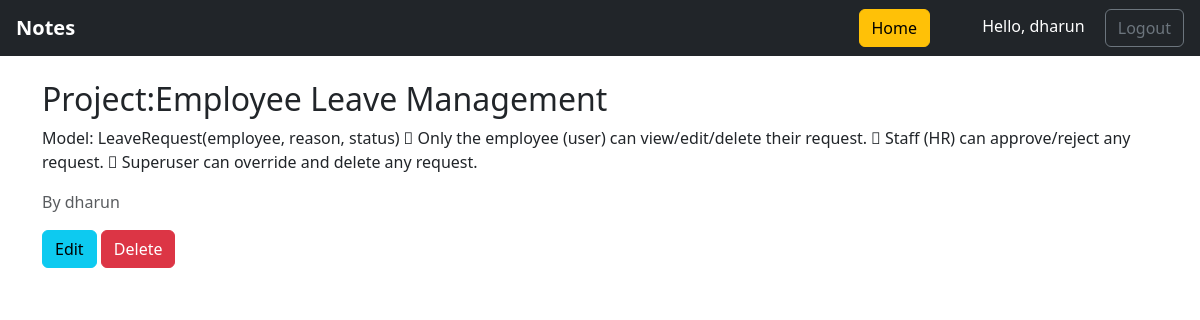
The app's page /notes/note/3/ (signed in) with its own data.
### notes/models.py (models this page shows, shortened)
class Note(models.Model):
    title = models.CharField(max_length=200)
    content = models.TextField()
    owner = models.ForeignKey(settings.AUTH_USER_MODEL, on_delete=models.CASCADE)

### notes/views.py (the view)
# urls.py: path('note/<int:pk>/', NoteDetailView.as_view(), name='note-detail'),
class NoteDetailView(LoginRequiredMixin, DetailView):
    model = Note
    template_name = "notes/note_detail.html"

### notes/templates/notes/note_detail.html
{% extends "notes/base.html" %}
{% block content %}
<h2>{{ note.title }}</h2>
<p>{{ note.content }}</p>
<p class="text-muted">By {{ note.owner.username }}</p>
{% if user == note.owner %}
  <a href="{% url 'note-edit' note.pk %}" class="btn btn-info">Edit</a>
  <a href="{% url 'note-delete' note.pk %}" class="btn btn-danger">Delete</a>
{% endif %}
{% endblock %}

### notes/templates/notes/base.html (shortened to what this page needs)
<!DOCTYPE html>
<html>
<head>
  <link rel="stylesheet" href="https://cdn.jsdelivr.net/npm/bootstrap@5.3.3/dist/css/bootstrap.min.css">
</head>
<body>
<nav class="navbar navbar-dark bg-dark mb-4 px-3">
  <a class="navbar-brand fw-bold" href="{% url 'note-list' %}">Notes</a>
  <div>
    {% if user.is_authenticated %}
    <a class="btn btn-warning me-5" href="{% url 'home' %}">Home</a>
      <span class="me-3 text-white">Hello, {{ user.username }}</span>
      <form action="{% url 'logout' %}" method="post" style="display:inline;">
    <button type="submit" class="btn btn-outline-secondary">Logout</button>
</form>
    {% else %}
      <a class="btn btn-primary text-white" href="{% url 'login' %}">Login</a>
    {% endif %}
  </div>
</nav>
<div class="container">
  {% block content %}{% endblock %}
</div>
</body>
</html>

### records on screen
Note: title "Project:Employee Leave Management", content "Model: LeaveRequest(employee, reason, status)  Only the employee (user) can view/edit/delete their request.  Staff (HR) can approve/reject any request.  Superuser can override and delete any request.", owner.username "dharun"

### other values on screen
{{ user.username }} "dharun"
